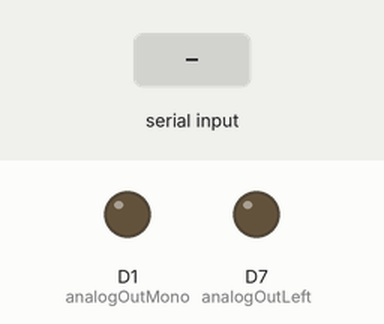
A sketch run on a simulated ESP8266 (Wemos D1 mini). On the bench: output pins drawn as LEDs (lit = HIGH). Inputs (shaded band) come from the test bench. WiFi joins after 1.5 s; servers stay silent unless stated; pins used as bus, display or sensor lines are not drawn; what the sketch prints to the serial monitor is not drawn.

Above: at 2.7 s.
2.8 s: "90,45,200}" received over Serial
At 4.6 s:
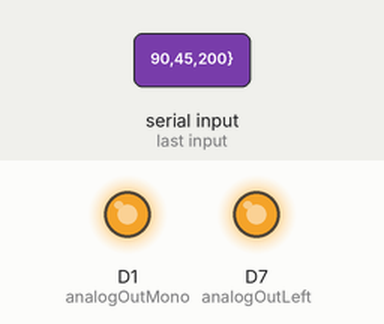
5.8 s: "30,150,10}" received over Serial
At 7.2 s:
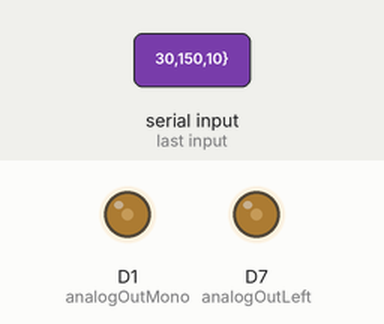
8.8 s: "5}" received over Serial
At 10.6 s:
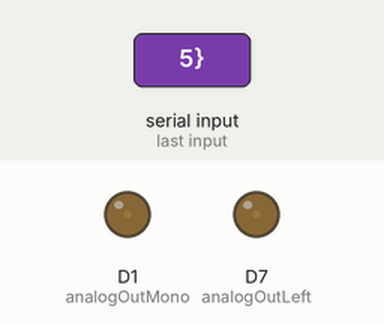
11.8 s: "90,45}" received over Serial
At 13.6 s:
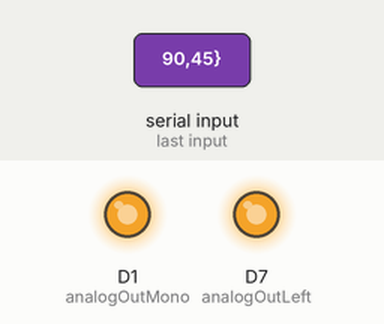
14.8 s: "30,150}" received over Serial
At 17.2 s:
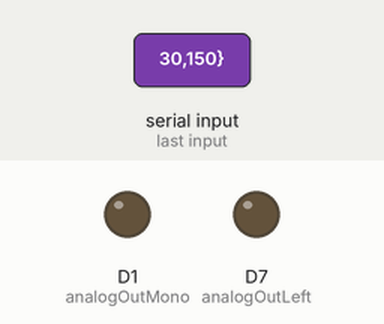
Timing chart, 0 to 18.7 s (numbered marks = the images above; inputs shaded):
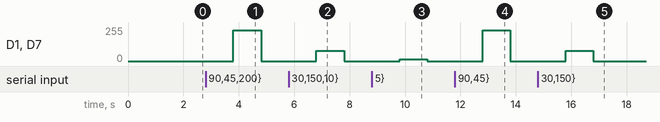

The sketch:

PeppyMeter-ESP-D1-Mini.ino
```cpp
#include <WiFiManager.h>          //https://github.com/tzapu/WiFiManager WiFi Configuration Magic
#include <ESP8266WiFi.h>


WiFiManager wifiManager;
WiFiServer server(8001);   // Port des Web Servers setzen

#define analogOutLeft  D7
#define analogOutRight  D2
#define analogOutMono  D1

int left = 0;
int right = 0;
int mono = 0;
unsigned long timestamp = millis(); // timestamp for timeout
const long timeout = 1000;  // timeout in ms


void setup() {
  pinMode(analogOutLeft, OUTPUT);
  pinMode(analogOutRight, OUTPUT);
  pinMode(analogOutMono, OUTPUT);

  Serial.begin(115200);
  wifiManager.setConfigPortalTimeout(180);
  wifiManager.autoConnect("PeppyMeterAP");

  // Start the server
  server.begin();
  Serial.println("Server started");

}


void loop() {
  // put your main code here, to run repeatedly:

  WiFiClient client = server.available();   // wait for client (PeppyMeter) to connect

  if (client) {                             // Client connected
    String req = client.readStringUntil('}');  // read full request
    if (req.startsWith("PUT /vumeter")) {
      String temp = req.substring(req.indexOf('{', 160) + 1); // cur payload e.g. "left": 7.0, "right": 7.25, "mono": 7.125

      // Extract Channel Data
      temp = temp.substring(temp.indexOf('l') + 7);
      left = min(255, int(temp.toFloat() * 2.56));
      temp = temp.substring(temp.indexOf('r') + 8);
      right = min(255, int(temp.toFloat() * 2.56));
      temp = temp.substring(temp.indexOf('m') + 7);
      mono = min(255, int(temp.toFloat() * 2.56));

      // Set analog Outputs
      analogWrite(analogOutLeft, left);
      analogWrite(analogOutRight, right);
      analogWrite(analogOutMono, mono);

      // end connection
      client.flush();

      // update timestamp
      timestamp = millis();

    } // if PUT /vumeter
  }  // if client

  if (Serial.available()) {
    String ser = Serial.readStringUntil('\n');

    // Extract Channel Data
    String temp2 = ser.substring(ser.indexOf('l') + 1);
    left = min(255, int(temp2.toFloat() * 2.56));
    temp2 = ser.substring(ser.indexOf('r') + 1);
    right = min(255, int(temp2.toFloat() * 2.56));
    mono = int((left + right) / 2);

    // Set analog Outputs
    analogWrite(analogOutLeft, left);
    analogWrite(analogOutRight, right);
    analogWrite(analogOutMono, mono);

    // update timestamp
    timestamp = millis();
  }

  if (millis() - timestamp >= timeout) {
    analogWrite(analogOutLeft, 0);
    analogWrite(analogOutRight, 0);
    analogWrite(analogOutMono, 0);
  }
}
```

Measured:
- after the input at 2.8 s, D1 (analogOutMono), D7 (analogOutLeft): 0/255 → 230/255 after 1.0 s, → 0/255 1.0 s later
- after the input at 5.8 s, D1 (analogOutMono), D7 (analogOutLeft): 0/255 → 76/255 after 1.0 s, → 0/255 1.0 s later
- after the input at 8.8 s, D1 (analogOutMono), D7 (analogOutLeft): 0/255 → 12/255 after 1.0 s, → 0/255 1.0 s later
- after the input at 11.8 s, D1 (analogOutMono), D7 (analogOutLeft): 0/255 → 230/255 after 1.0 s, → 0/255 1.0 s later
- after the input at 14.8 s, D1 (analogOutMono), D7 (analogOutLeft): 0/255 → 76/255 after 1.0 s, → 0/255 1.0 s later
